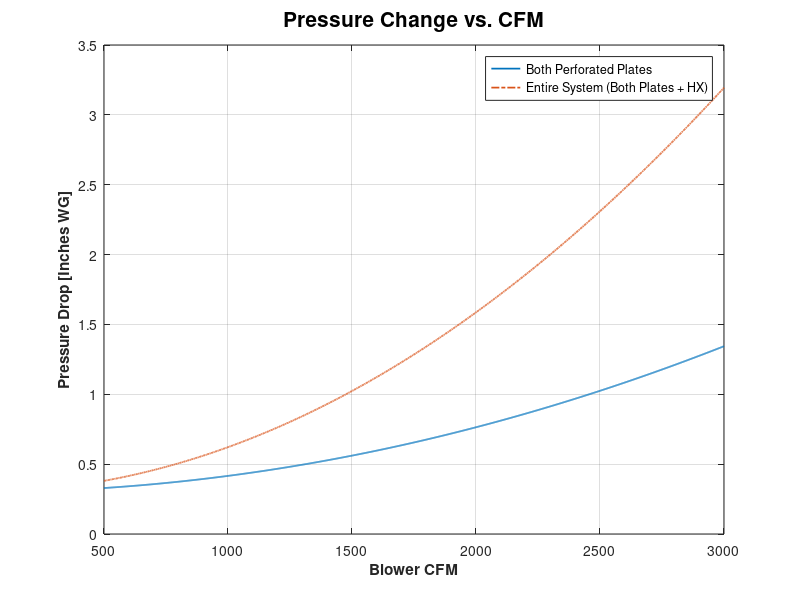

MATLAB code for this plot:

clc
clear all
close all

%% Loss Coefficients
f = 0.38; % Percent Open Area of Perf.Plate
k_plate = ((0.707*(1-f).^0.375 + 1 - f).^2).*(1/f.^2);
k_hx = 36;
k_system = (2*k_plate)+k_hx;

%% Given Data
rho = 0.0023769; % Density of Air [slug/ft^3]
CFM = 500:1:3000; % CFM of Blower
B = 1.66667; % [ft] 
W = 2; % [ft]
Area = (B*W); % Tunnel Dimensions [ft^2]
v_fm = ((CFM./ Area)); % Velocity of air [ft/min]
v = v_fm./60; % Velocity of air [ft/s]
% v = v_fm.*0.2; % Velocity of air [in/s]

%% Pressure Calculations
dP_plates = ((2*k_plate).*((rho.*(v.^2))./2)./5.2023)+0.3; % [Inches Water]
dP_plate_hx = (k_plate+k_hx).*((rho.*(v.^2))./2)./5.2023; % [Inches Water]
dP_system = ((k_system).*((rho.*(v.^2))./2)./5.2023) +0.3; % [Inches Water]

%% Plot
figure
plot(CFM,dP_plates,'LineWidth',1.25)
hold on
grid on
plot(CFM,dP_system,'-.','LineWidth',1.25)
title('Pressure Change vs. CFM','FontSize',15)
xlabel('Blower CFM','Fontweight','bold')
ylabel('Pressure Drop [Inches WG]','Fontweight','bold')
legend('Both Perforated Plates','Entire System (Both Plates + HX)','Location','best')
 %